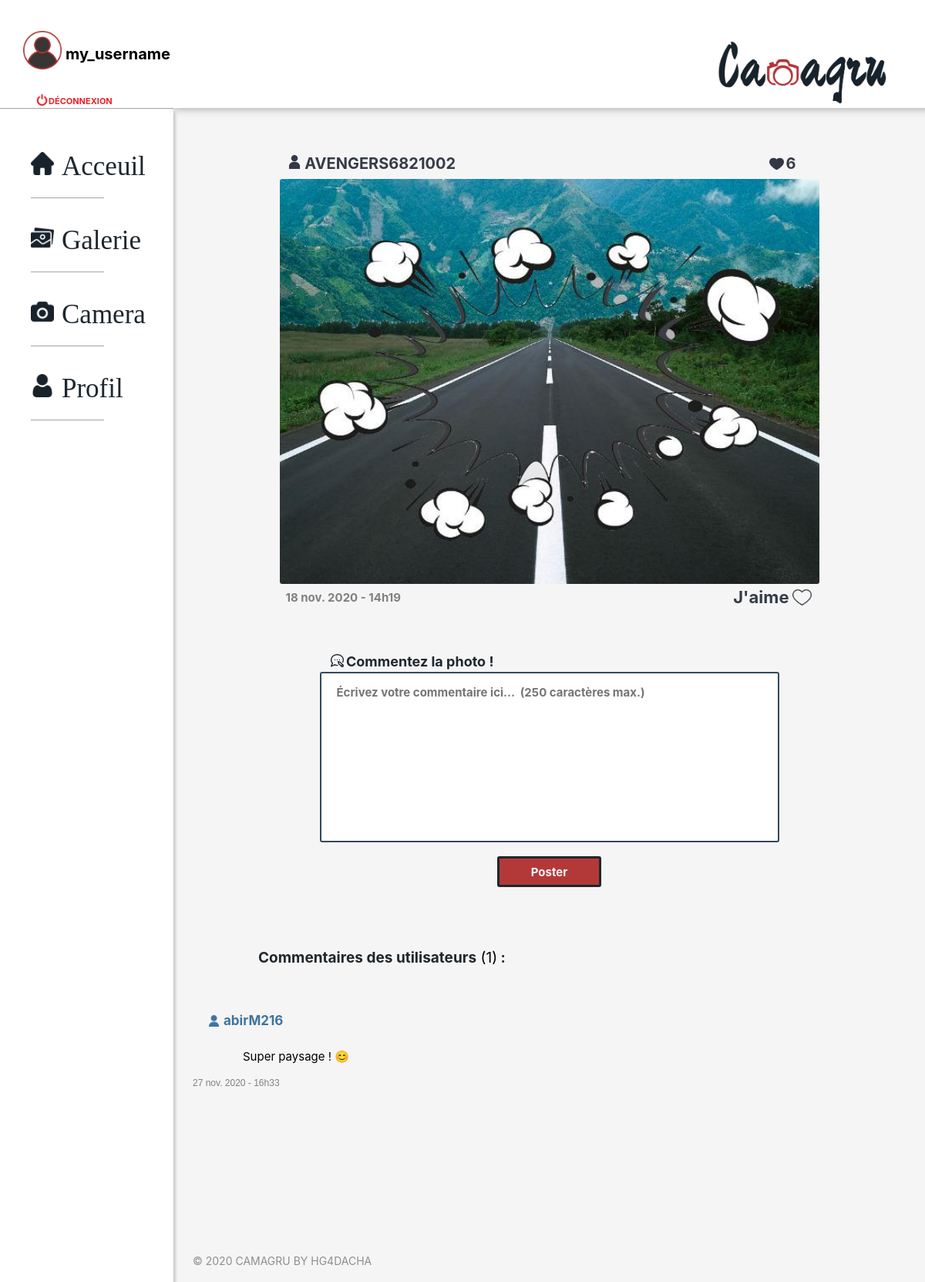
Screenshot of /view/picture.php?username=AVENGERS6821002&pictureID=203776170003 (signed in) with the database file from the repository.
### tables this page shows
CREATE TABLE `user_pictures` (
  `id` int(11) NOT NULL,
  `id_user` int(11) NOT NULL,
  `picture_id` varchar(255) NOT NULL,
  `picture_path` varchar(255) NOT NULL,
  `hour_picture` varchar(255) NOT NULL,
  `date_picture` varchar(255) NOT NULL
);

CREATE TABLE `comments` (
  `id` int(11) NOT NULL,
  `picture_id` varchar(255) NOT NULL,
  `author_id` int(11) NOT NULL,
  `id_picture_user` int(11) NOT NULL,
  `comment` varchar(255) NOT NULL,
  `hour_comment` varchar(255) NOT NULL,
  `date_comment` varchar(255) NOT NULL
);

CREATE TABLE `users` (
  `id` int(11) NOT NULL,
  `lastname` varchar(255) NOT NULL,
  `firstname` varchar(255) NOT NULL,
  `email` varchar(255) NOT NULL,
  `username` varchar(255) NOT NULL,
  `passwordUsr` varchar(255) NOT NULL,
  `notif` tinyint(1) NOT NULL,
  `keyUsr` varchar(255) NOT NULL,
  `tokenUsr` tinyint(1) NOT NULL,
  `idCTRL` varchar(255) NOT NULL
);

### controller/picture_get.php (called while the page is built)
<?php
require_once($_SERVER['DOCUMENT_ROOT']."/camagru/model/sqlFunctions.php");
if((isset($_GET['username']) && isset($_GET['pictureID'])) && (!empty($_GET['username']) && !empty($_GET['pictureID'])))
{
    $username = htmlspecialchars($_GET['username']);
    $pictureID = htmlspecialchars($_GET['pictureID']);
    $idUsr = recup_idUsr_byUsrname($username);
    $idUsr = intval($idUsr[0]);
    $match = id_and_username_verif($idUsr, $pictureID);
    if ($match === 1) {
        $picture = recup_pict_info($idUsr, $pictureID);
        $usrName = $username;
        $idPict = $pictureID;
        $comments = get_comments($idPict);
        $numbComments = get_comments_number($idPict);
        function idUsername($id_user) {
            $id_user = intval($id_user);
            return recup_username_byID($id_user);
        }
        function checkLike($id_user, $picture_id) {
            $id_user = intval($id_user);
            return check_like_user($id_user, $picture_id);
        }
        function checkNumbLikes($picture_id) {
            return check_numb_like($picture_id);
        }
    }
    else {
        header('location: /camagru/view/404.html');
    }
}
else
{
    header('location: /camagru/view/home.php');
    exit;
}
?>

### model/sqlFunctions.php (called while the page is built, shortened)
<?php
function recup_username_byID($id_user) {
    $dbc = db_connex();
    $reqID = $dbc->prepare("SELECT username FROM users WHERE id = :id_user");
    $reqID->bindValue(':id_user', $id_user, PDO::PARAM_INT);
    $reqID->execute();
    return $reqID->fetch();
}
function recup_idUsr_byUsrname($usrName) {
    $dbc = db_connex();
    $reqID = $dbc->prepare("SELECT id FROM users WHERE username = :usrName");
    $reqID->bindValue(':usrName', $usrName, PDO::PARAM_STR);
    $reqID->execute();
    return $reqID->fetch();
}
function recup_pict_info($idUsr, $idPict) {
    $dbc = db_connex();
    $reqCtrl = $dbc->prepare("SELECT * FROM user_pictures WHERE id_user = :idUsr AND picture_id = :idPict");
    $reqCtrl->bindValue(':idUsr', $idUsr, PDO::PARAM_INT);
    $reqCtrl->bindValue(':idPict', $idPict, PDO::PARAM_STR);
    $reqCtrl->execute();
    return $reqCtrl->fetch();
}
function get_comments($picture_id)
{
    $dbc = db_connex();
    $reqCtrl = $dbc->prepare("SELECT author_id, comment, hour_comment, date_comment FROM comments WHERE picture_id = :picture_id ORDER BY id DESC");
    $reqCtrl->bindValue(':picture_id', $picture_id, PDO::PARAM_STR);
    $reqCtrl->execute();
    return $reqCtrl->fetchAll();
}
function get_comments_number($picture_id)
{
    $dbc = db_connex();
    $reqCtrl = $dbc->prepare("SELECT id FROM comments WHERE picture_id = :picture_id");
    $reqCtrl->bindValue(':picture_id', $picture_id, PDO::PARAM_STR);
    $reqCtrl->execute();
    return $reqCtrl->rowCount();
}
function check_like_user($id_user, $picture_id)
{
    $dbc = db_connex();
    $reqCtrl = $dbc->prepare("SELECT id FROM likes WHERE picture_id = :picture_id AND id_user = :id_user");
    $reqCtrl->bindValue(':picture_id', $picture_id, PDO::PARAM_STR);
    $reqCtrl->bindValue(':id_user', $id_user, PDO::PARAM_INT);
    $reqCtrl->execute();
    return $reqCtrl->rowCount();
}
function check_numb_like($picture_id)
{
    $dbc = db_connex();
    $reqCtrl = $dbc->prepare("SELECT id FROM likes WHERE picture_id = :picture_id");
    $reqCtrl->bindValue(':picture_id', $picture_id, PDO::PARAM_STR);
    $reqCtrl->execute();
    return $reqCtrl->rowCount();
}
?>

### view/picture.php (the view, shortened to what this page needs)
<?php
require_once($_SERVER['DOCUMENT_ROOT']."/camagru/controller/picture_get.php");
?>
<!DOCTYPE html>
<html lang="en">
<head>
    <link rel="stylesheet" href="/camagru/public/css/picture.css" />
</head>
<body>
    <div id="contenu">
        <?php include("includes/header.php") ?>
        <nav>
            <ul>
                <li class="this"><a href="/camagru/view/home.php" class="this"><img id="home" src="/camagru/public/pictures/home_black.png" alt="Acceuil">Acceuil</a></li>
                <div class="border"></div>
                <li class="other"><a href="/camagru/view/gallery.php" class="other"><img id="gallery" src="/camagru/public/pictures/gallery_black.png" alt="Galerie">Galerie</a></li>
                <div class="border"></div>
                <li class="other"><a href="/camagru/view/camera.php" class="other"><img id="camera" src="/camagru/public/pictures/camera_black.png" alt="Camera">Camera</a></li>
                <div class="border"></div>
                <li class="other"><a href="/camagru/view/profile.php" class="other"><img id="profile" src="/camagru/public/pictures/profile_black.png" alt="Profile">Profil</a></li>
                <div class="border"></div>
            </ul>
        </nav>
        <section>
            <div id="left">
                <div id="usrname-and-likes">
                    <div>
                        <h1 id="picture-of">
                            <img id="logo-username" src="/camagru/public/pictures/logo-username.png" alt="logo-username">
                        <?= $usrName ?></h1>
                    </div>
                    <div id="likes-number">
                    <img id="likes-likes" src="/camagru/public/pictures/like02.png" alt="likes">
                    <p id="number-of-likes"><?php echo(checkNumbLikes($idPict)); ?></p>
                    </div>
                </div>
                <img id="<?= $idPict ?>" class="usr-image" src="<?= $picture['picture_path'] ?>" alt="Photo de <?= $usrName ?>">
                <div id="time-and-like">
                    <span id="time"><?=$picture['date_picture'].' - '.$picture['hour_picture'] ?></span>
                    <div id="liker-and-heart">
                        <p id="liker">J'aime</p>
                        <?php if (isset($_SESSION['id'])) {
                                $like_state = checkLike($_SESSION['id'], $idPict);
                                if ($like_state == 0) { ?>
                        <img id="heart" src="/camagru/public/pictures/like00.png" alt="like">
                        <?php   } else if ($like_state == 1) { ?>
                        <img id="heart" src="/camagru/public/pictures/like01.png" alt="like">
                        <?php   }
                            } ?>
                    </div>
                </div>
            </div>
            <form id="form-submit">
                <div id="form-div">
                    <label for="champs" id="comment-picture"><img id="comment-logo" src="/camagru/public/pictures/comments00.png" alt="commentaire">Commentez la photo !</label>
                    <textarea id="champs" name="comment" placeholder="Écrivez votre commentaire ici...  (250 caractères max.)" maxlength="250" required></textarea>
                    <button id="button">Poster</button>
                </div>
            </form>
            <div id="users-comments">
                <h2 id="usrCom-tittle">Commentaires des utilisateurs<span id="number-of-com"><?php if ($numbComments > 0) { echo(' ('.$numbComments.')'); } ?></span> :</h2>
                <?php if ($comments == NULL) { ?>
                <p id="no-photo">Cette photo n'as pas encore de commentaires</p>
                <?php } else { ?>
                <div id="com-com">
                    <?php foreach($comments as $comm) { ?>
                        <div class="comment-div">
                            <div class="logo-user-div">
                                <img class="logo-username2" src="/camagru/public/pictures/logo-username2.png" alt="logo">
                                <h3 class="author-comm"><?php $autho_comment = idUsername($comm['author_id']); echo($autho_comment[0]); ?></h3>
                            </div>
                            <p class="comment_author"><?= $comm['comment'] ?></p>
                            <small class="comment-time"><?= $comm['date_comment'].' - '.$comm['hour_comment'] ?></small>
                        </div>
                    <?php } } ?>
                </div>
            </div>
        </section>
        <?php include("includes/footer.php") ?>
    </div>
</body>
</html>

### rows the page displays
user_pictures: picture_path (picture), date_picture "18 nov. 2020", hour_picture "14h19"
comments: author.username "abirM216", comment "Super paysage ! 😊", date_comment "27 nov. 2020", hour_comment "16h33"

### other values shown
$_SESSION['username'] "my_username"
$usrName "AVENGERS6821002"
checkNumbLikes($idPict) "6"
$numbComments "1"
